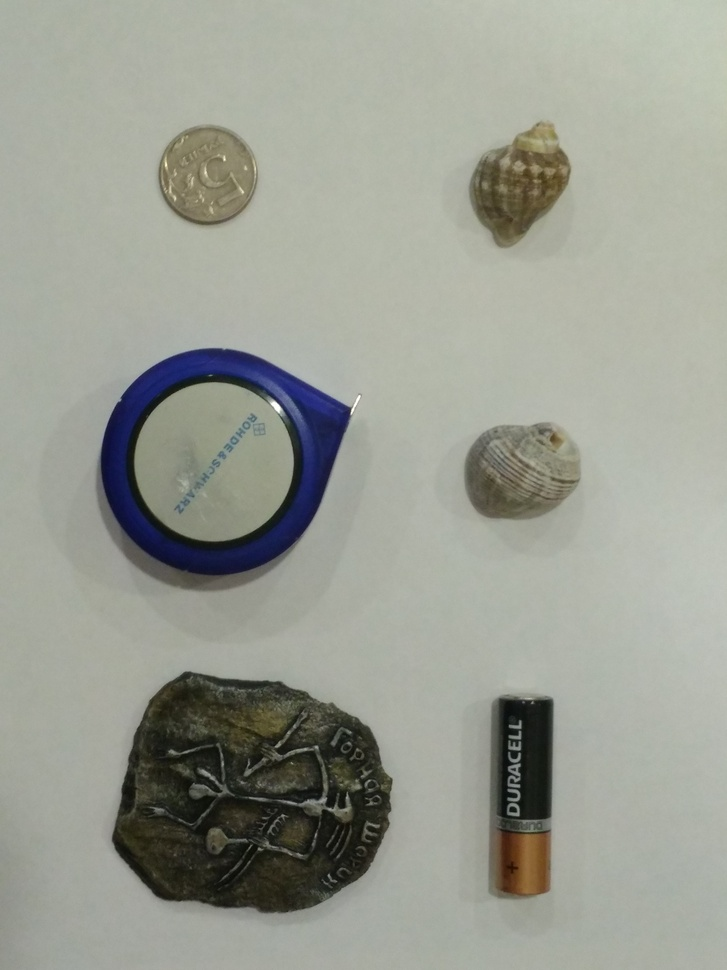
#> input picture pencils/images/img (1).jpg, 727 x 970 px, shrunk from 3120 x 4160 before the run, given in place of output (1).avi, which was not available
$ python main.py
#> lines starting #> are read from the running program, lines starting #| are printed output that depends on the picture; after the words box and inside, x2 and y2 are one past the last pixel; in counts of white or black regions, pixels touching at a corner belong together; pictures that were not available may be replaced by others from this repository, and a replacement may not be noted
import cv2
import numpy as np
import os
vid = cv2.VideoCapture("output (1).avi")
# output_dir = 'out'
# os.makedirs(output_dir, exist_ok=True)
# frame_count = 0
count = 0
while True:
    ret, frame = vid.read()
#> frame is the input picture: shape (970, 727, 3); mean B, G, R 146.8, 157.2, 154.3
    if not ret:
        break
    else:
        avg_color = np.average(np.average(np.average(frame, axis=0), axis=0))
#> avg_color = 152.8
        gray = cv2.cvtColor(frame, cv2.COLOR_BGR2GRAY)
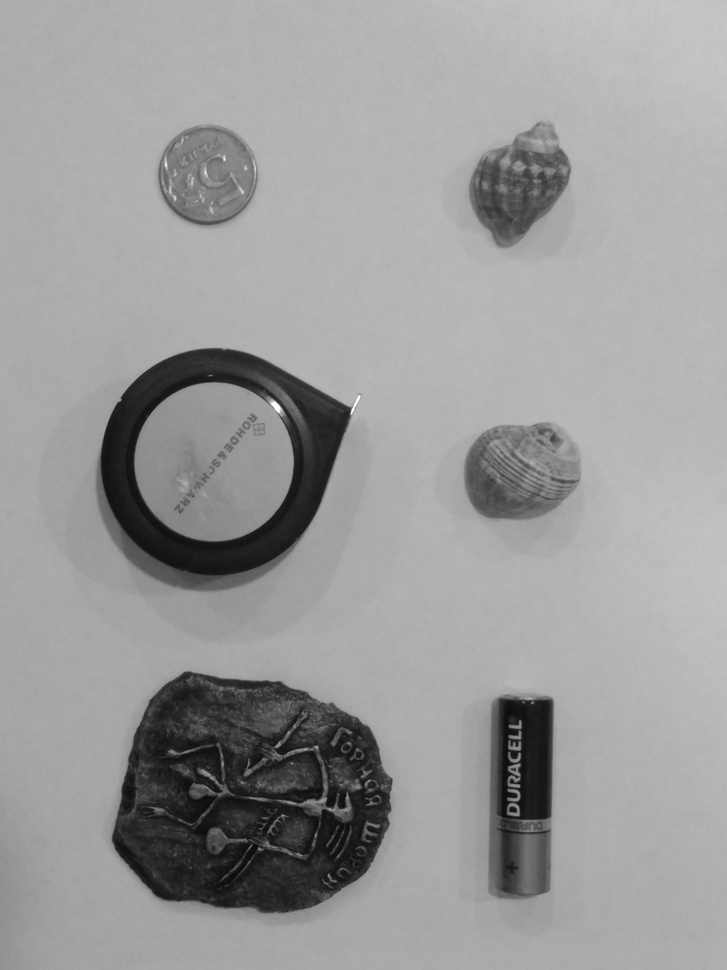
#> gray: shape (970, 727); min 8, max 254, mean 155.1
        _, thresh = cv2.threshold(gray, 127, 255, cv2.THRESH_BINARY)
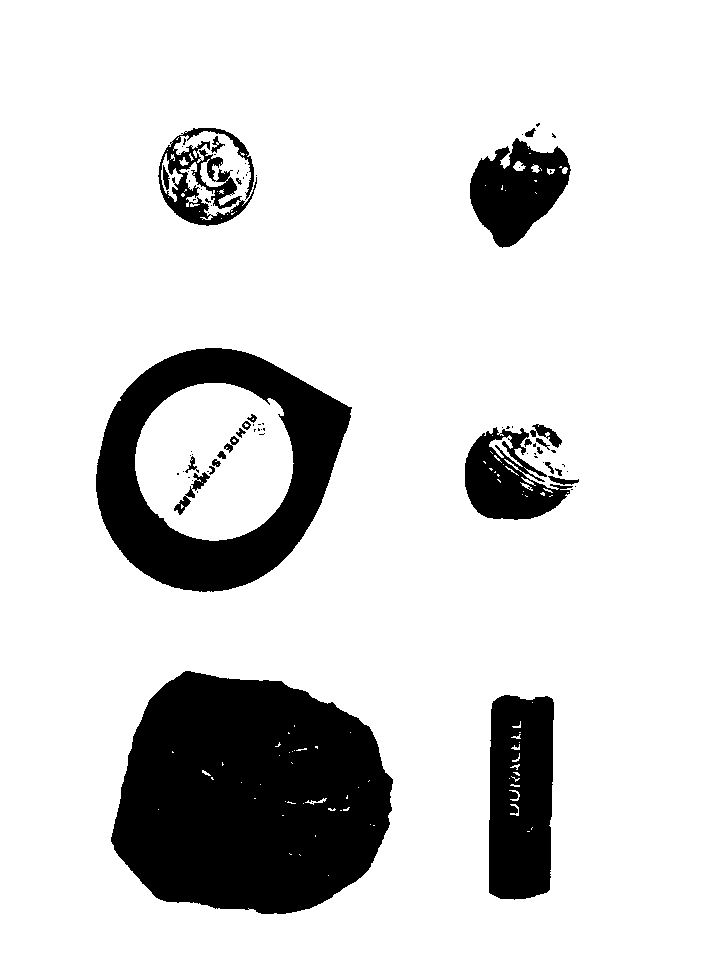
#> thresh: shape (970, 727); 84.5% white; 79 black regions (53 under 20 px), largest, box (x1, y1, x2, y2) and area: (111, 671, 393, 914) 53022, (96, 348, 352, 592) 26428, (489, 695, 554, 900) 12100
        contours, _ = cv2.findContours(thresh, cv2.RETR_EXTERNAL, cv2.CHAIN_APPROX_SIMPLE)
#> contours = [[[0, 0], [0, 969], [726, 969], [726, 0]]]
        if len(contours) == 7 and avg_color > 30:
            # cv2.imwrite(f'{output_dir}/frame_{frame_count}_with_count.png', frame)
            # frame_count += 1
            count += 1
print(count)

$ run again, on pencils/images/img (10).jpg
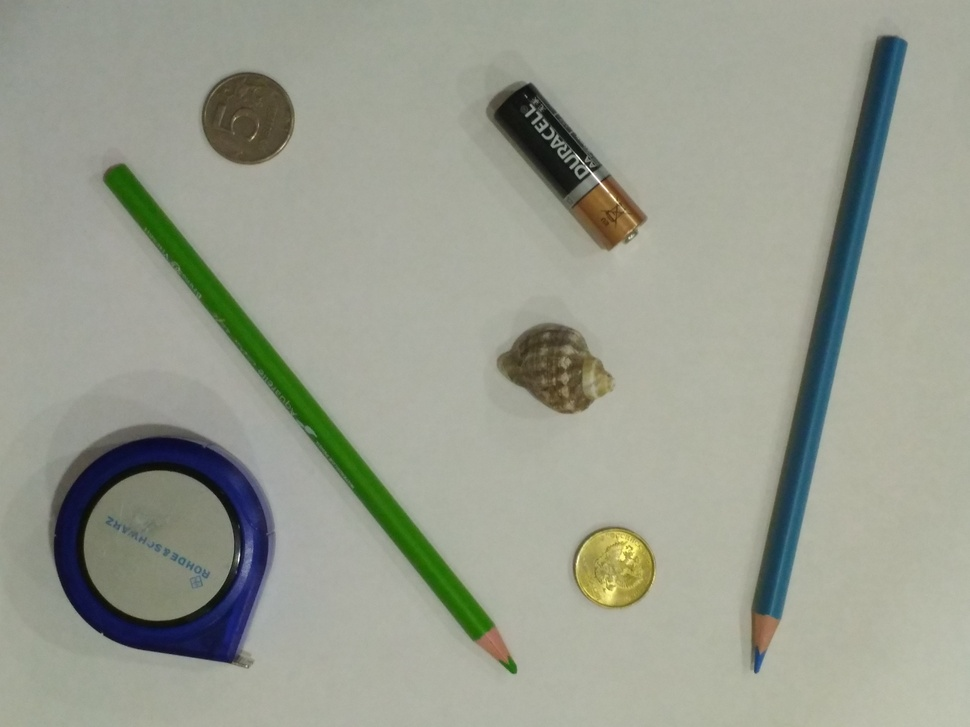
#> input picture pencils/images/img (10).jpg, 970 x 727 px, shrunk from 4160 x 3120 before the run, given in place of output (1).avi, which was not available
#> frame is the input picture: shape (727, 970, 3); mean B, G, R 143, 156.5, 152.6
#> avg_color = 150.7
#> `gray = cv2.cvtColor(frame, cv2.COLOR_BGR2GRAY)`:
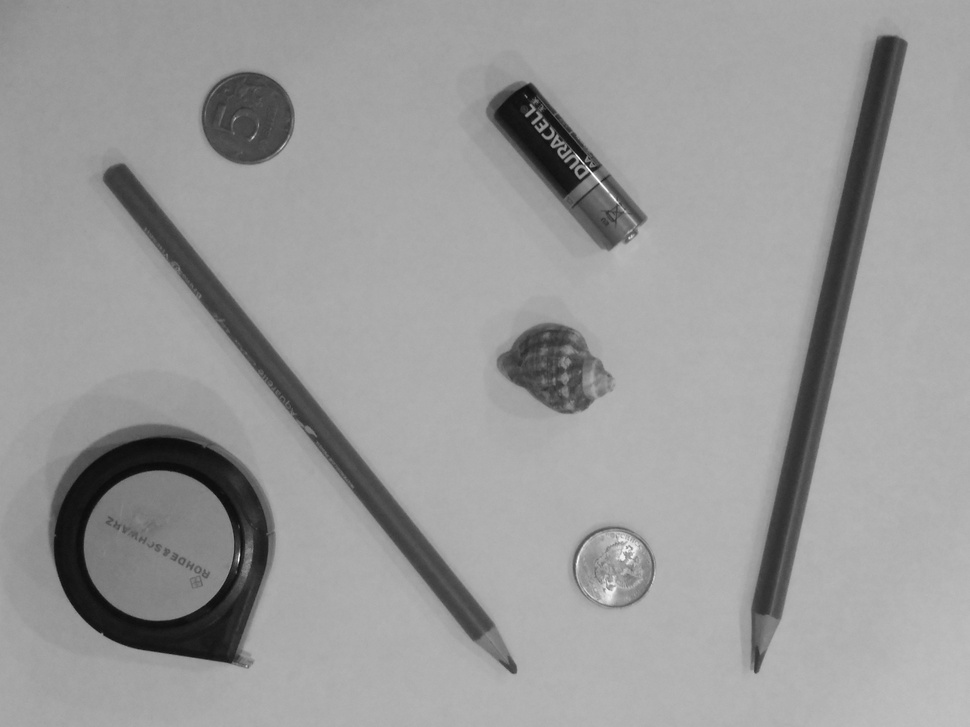
#> gray: shape (727, 970); min 8, max 255, mean 153.8
#> `_, thresh = cv2.threshold(gray, 127, 255, cv2.THRESH_BINARY)`:
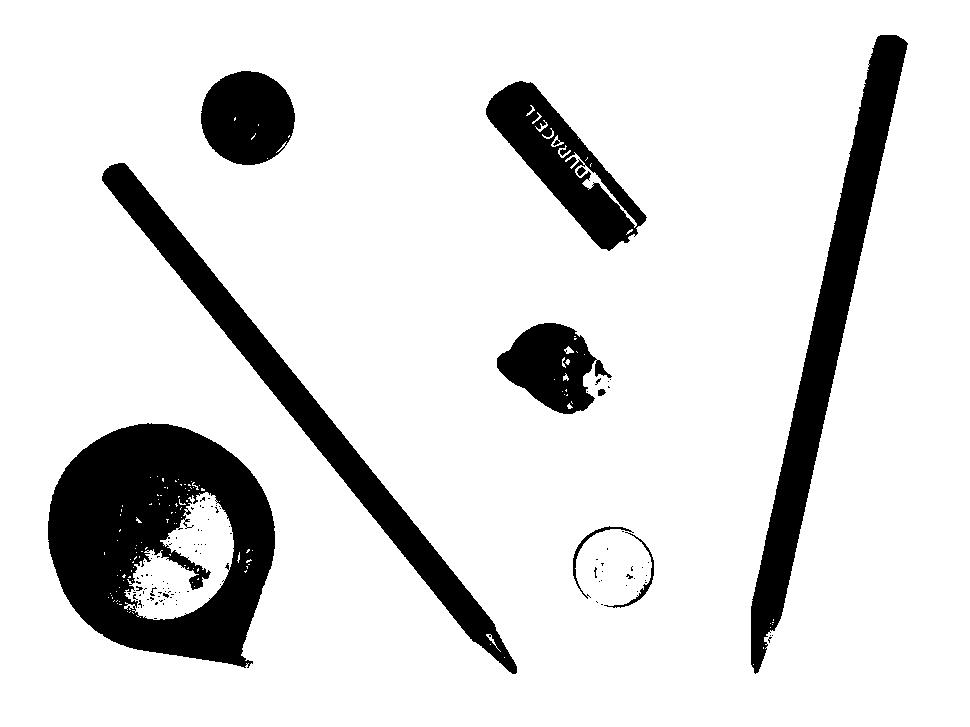
#> thresh: shape (727, 970); 86.4% white; 108 black regions (97 under 20 px), largest, box (x1, y1, x2, y2) and area: (48, 423, 275, 668) 34499, (751, 35, 908, 674) 19980, (102, 163, 517, 674) 17772
#> contours = [[[0, 0], [0, 726], [969, 726], [969, 0]]]

$ run again, on pencils/images/img (11).jpg
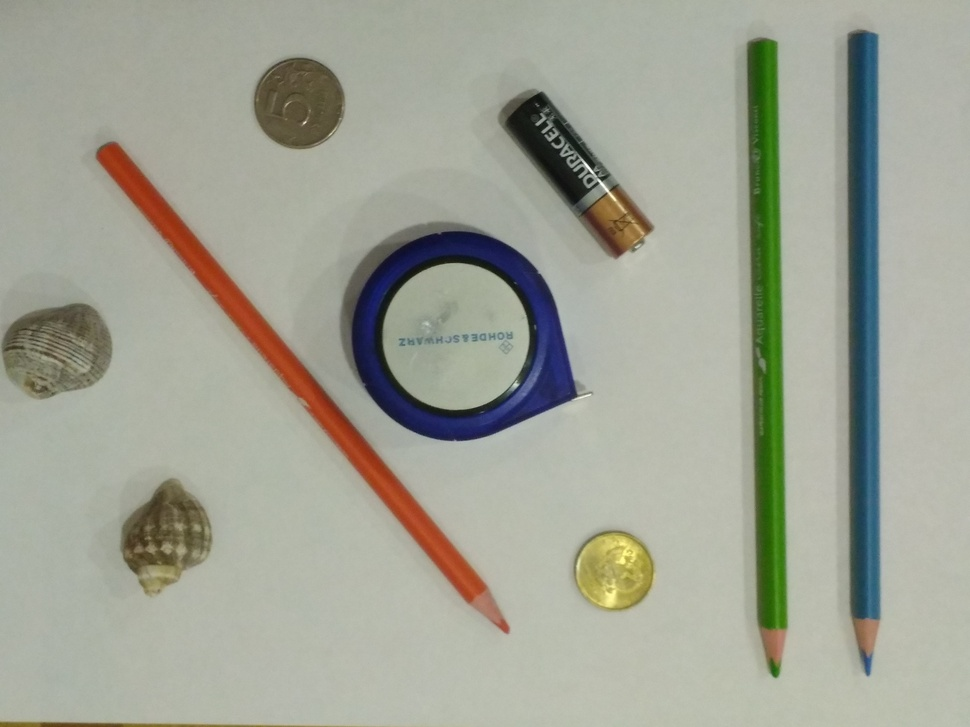
#> input picture pencils/images/img (11).jpg, 970 x 727 px, shrunk from 4160 x 3120 before the run, given in place of output (1).avi, which was not available
#> frame is the input picture: shape (727, 970, 3); mean B, G, R 149.1, 162.8, 160.3
#> avg_color = 157.4
#> `gray = cv2.cvtColor(frame, cv2.COLOR_BGR2GRAY)`:
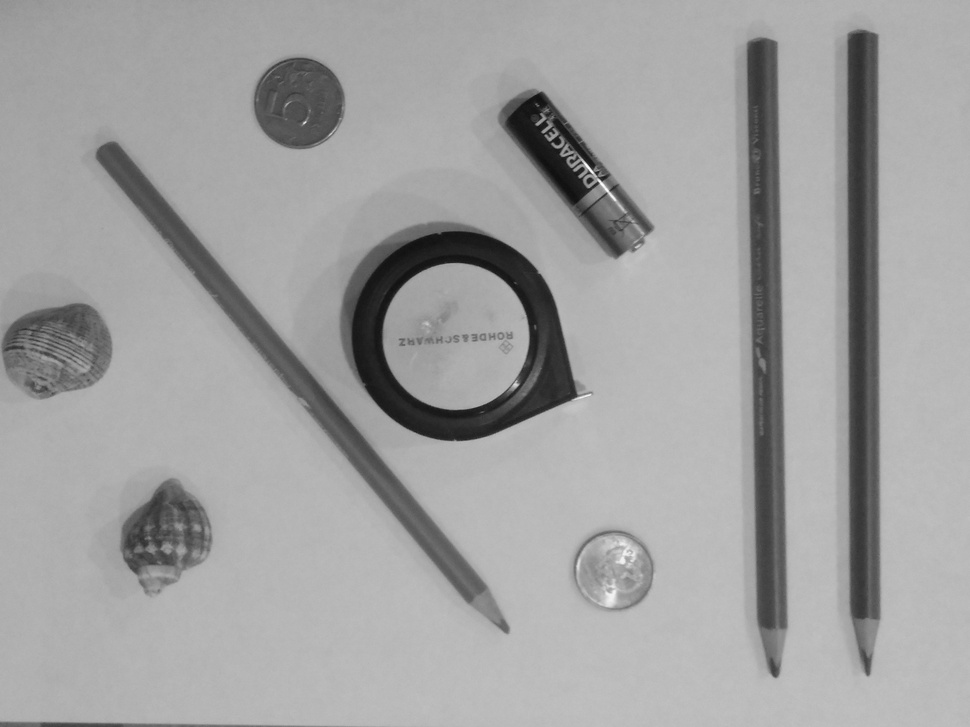
#> gray: shape (727, 970); min 14, max 254, mean 160.5
#> `_, thresh = cv2.threshold(gray, 127, 255, cv2.THRESH_BINARY)`:
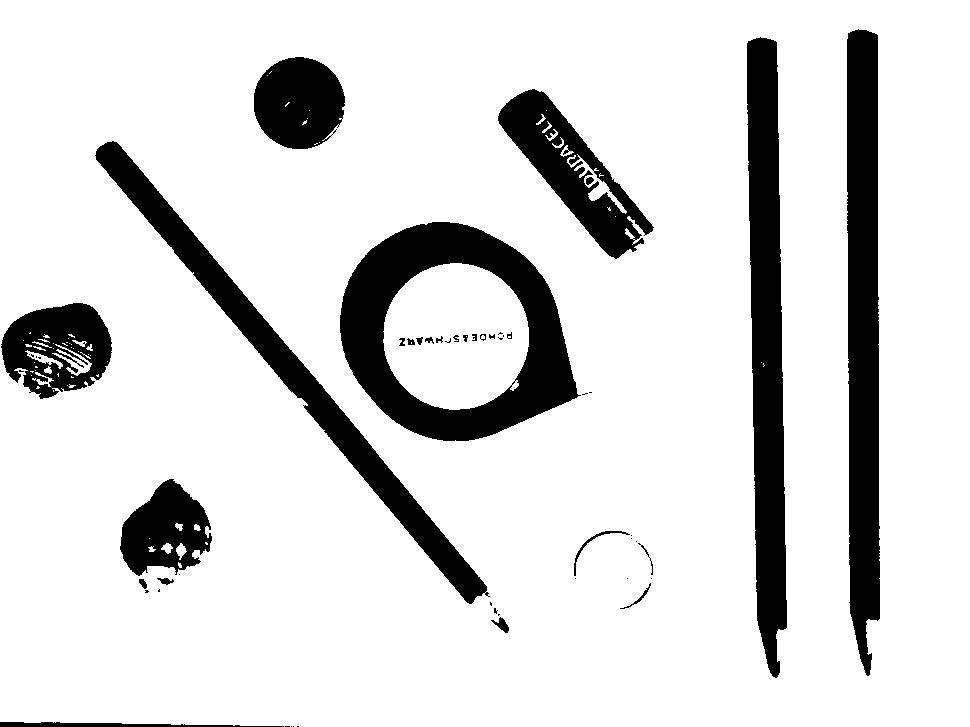
#> thresh: shape (727, 970); 85.2% white; 54 black regions (27 under 20 px)
#> contours = 1 contour; box (x1, y1, x2, y2) and area: (0, 0, 970, 727) 702628

$ run again, on pencils/images/img (12).jpg
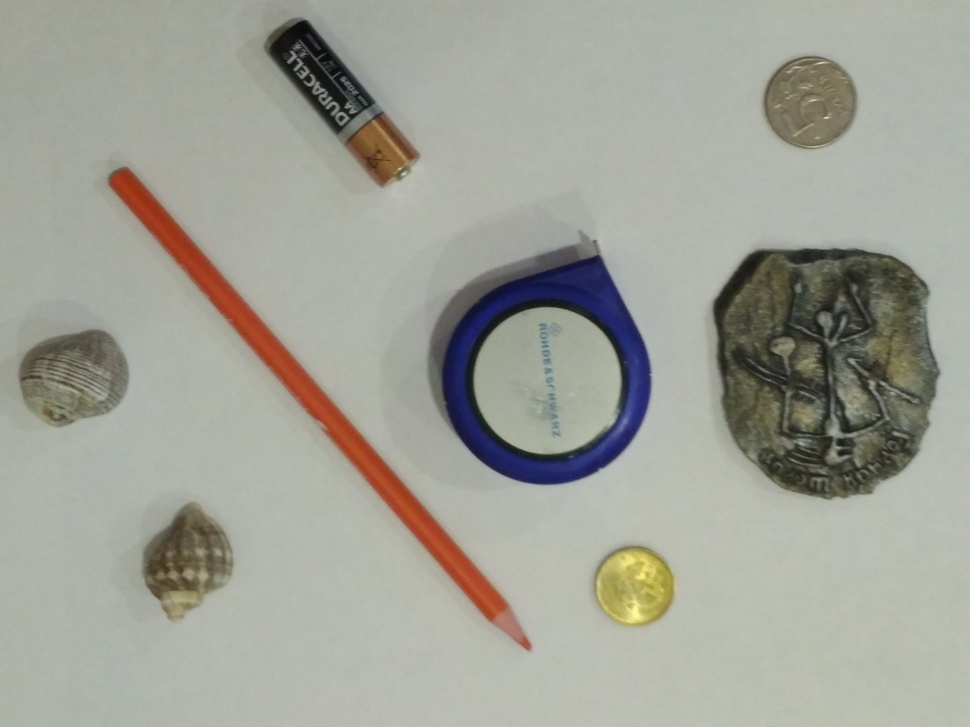
#> input picture pencils/images/img (12).jpg, 970 x 727 px, shrunk from 4160 x 3120 before the run, given in place of output (1).avi, which was not available
#> frame is the input picture: shape (727, 970, 3); mean B, G, R 151.8, 161.5, 160.6
#> avg_color = 158
#> `gray = cv2.cvtColor(frame, cv2.COLOR_BGR2GRAY)`:
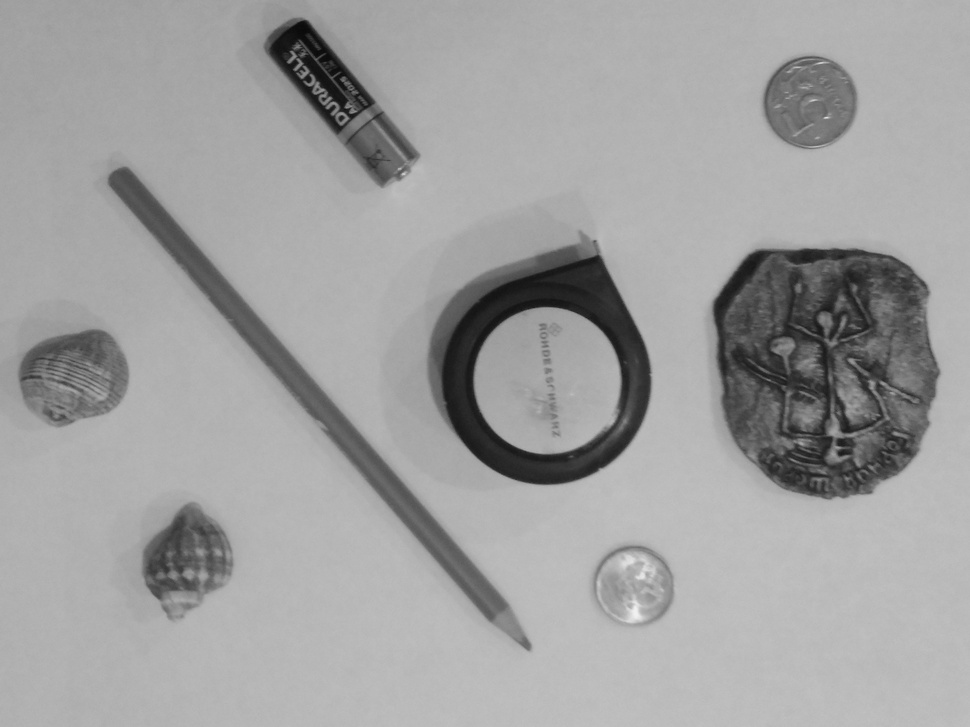
#> gray: shape (727, 970); min 9, max 241, mean 160.2
#> `_, thresh = cv2.threshold(gray, 127, 255, cv2.THRESH_BINARY)`:
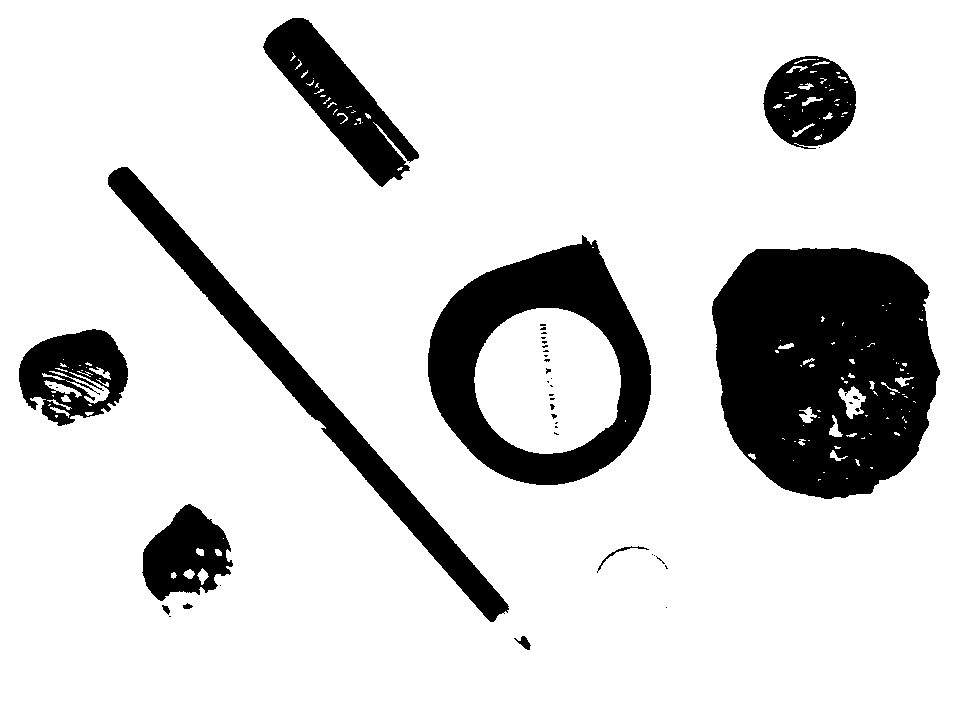
#> thresh: shape (727, 970); 84.1% white; 44 black regions (33 under 20 px), largest, box (x1, y1, x2, y2) and area: (712, 248, 940, 499) 44985, (428, 235, 651, 485) 23631, (108, 167, 509, 622) 15262
#> contours = [[[0, 0], [0, 726], [969, 726], [969, 0]]]
